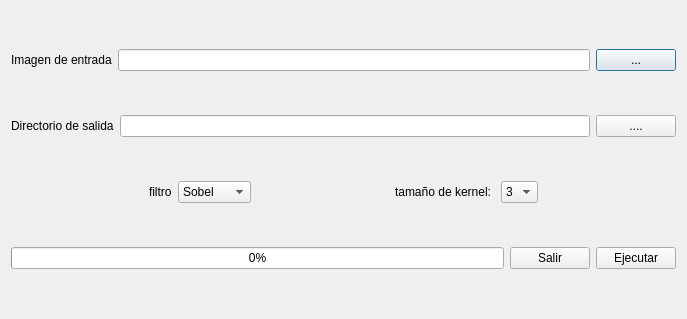
<?xml version="1.0" encoding="UTF-8"?>
<ui version="4.0">
 <class>Dialog</class>
 <widget class="QDialog" name="Dialog">
  <property name="geometry">
   <rect>
    <x>0</x>
    <y>0</y>
    <width>687</width>
    <height>319</height>
   </rect>
  </property>
  <property name="windowTitle">
   <string>Detección de bordes</string>
  </property>
  <layout class="QVBoxLayout" name="verticalLayout">
   <item>
    <layout class="QHBoxLayout" name="horizontalLayout_4">
     <item>
      <widget class="QLabel" name="label_3">
       <property name="text">
        <string>Imagen de entrada</string>
       </property>
      </widget>
     </item>
     <item>
      <widget class="QLineEdit" name="txt_entrada"/>
     </item>
     <item>
      <widget class="QPushButton" name="btn_entrada">
       <property name="text">
        <string>...</string>
       </property>
      </widget>
     </item>
    </layout>
   </item>
   <item>
    <layout class="QHBoxLayout" name="horizontalLayout_2">
     <item>
      <widget class="QLabel" name="label_2">
       <property name="text">
        <string>Directorio de salida</string>
       </property>
      </widget>
     </item>
     <item>
      <widget class="QLineEdit" name="txt_salida"/>
     </item>
     <item>
      <widget class="QPushButton" name="btn_salida">
       <property name="text">
        <string>....</string>
       </property>
      </widget>
     </item>
    </layout>
   </item>
   <item>
    <layout class="QHBoxLayout" name="horizontalLayout">
     <item>
      <spacer name="horizontalSpacer_3">
       <property name="orientation">
        <enum>Qt::Horizontal</enum>
       </property>
       <property name="sizeHint" stdset="0">
        <size>
         <width>40</width>
         <height>20</height>
        </size>
       </property>
      </spacer>
     </item>
     <item>
      <widget class="QLabel" name="label_4">
       <property name="text">
        <string>filtro</string>
       </property>
      </widget>
     </item>
     <item>
      <widget class="QComboBox" name="comboBox_filter">
       <item>
        <property name="text">
         <string>Sobel</string>
        </property>
       </item>
       <item>
        <property name="text">
         <string>Prewitt</string>
        </property>
       </item>
       <item>
        <property name="text">
         <string>Roberts</string>
        </property>
       </item>
      </widget>
     </item>
     <item>
      <spacer name="horizontalSpacer_2">
       <property name="orientation">
        <enum>Qt::Horizontal</enum>
       </property>
       <property name="sizeHint" stdset="0">
        <size>
         <width>40</width>
         <height>20</height>
        </size>
       </property>
      </spacer>
     </item>
     <item>
      <widget class="QLabel" name="label">
       <property name="text">
        <string>tamaño de kernel: </string>
       </property>
      </widget>
     </item>
     <item>
      <widget class="QComboBox" name="comboBox_kernel_size">
       <item>
        <property name="text">
         <string>3</string>
        </property>
       </item>
       <item>
        <property name="text">
         <string>5</string>
        </property>
       </item>
      </widget>
     </item>
     <item>
      <spacer name="horizontalSpacer">
       <property name="orientation">
        <enum>Qt::Horizontal</enum>
       </property>
       <property name="sizeHint" stdset="0">
        <size>
         <width>40</width>
         <height>20</height>
        </size>
       </property>
      </spacer>
     </item>
    </layout>
   </item>
   <item>
    <layout class="QHBoxLayout" name="horizontalLayout_5">
     <item>
      <widget class="QProgressBar" name="pb_progreso">
       <property name="value">
        <number>0</number>
       </property>
      </widget>
     </item>
     <item>
      <widget class="QPushButton" name="btn_salir">
       <property name="text">
        <string>Salir</string>
       </property>
      </widget>
     </item>
     <item>
      <widget class="QPushButton" name="btn_ejecutar">
       <property name="text">
        <string>Ejecutar</string>
       </property>
      </widget>
     </item>
    </layout>
   </item>
  </layout>
 </widget>
 <resources/>
 <connections/>
</ui>
